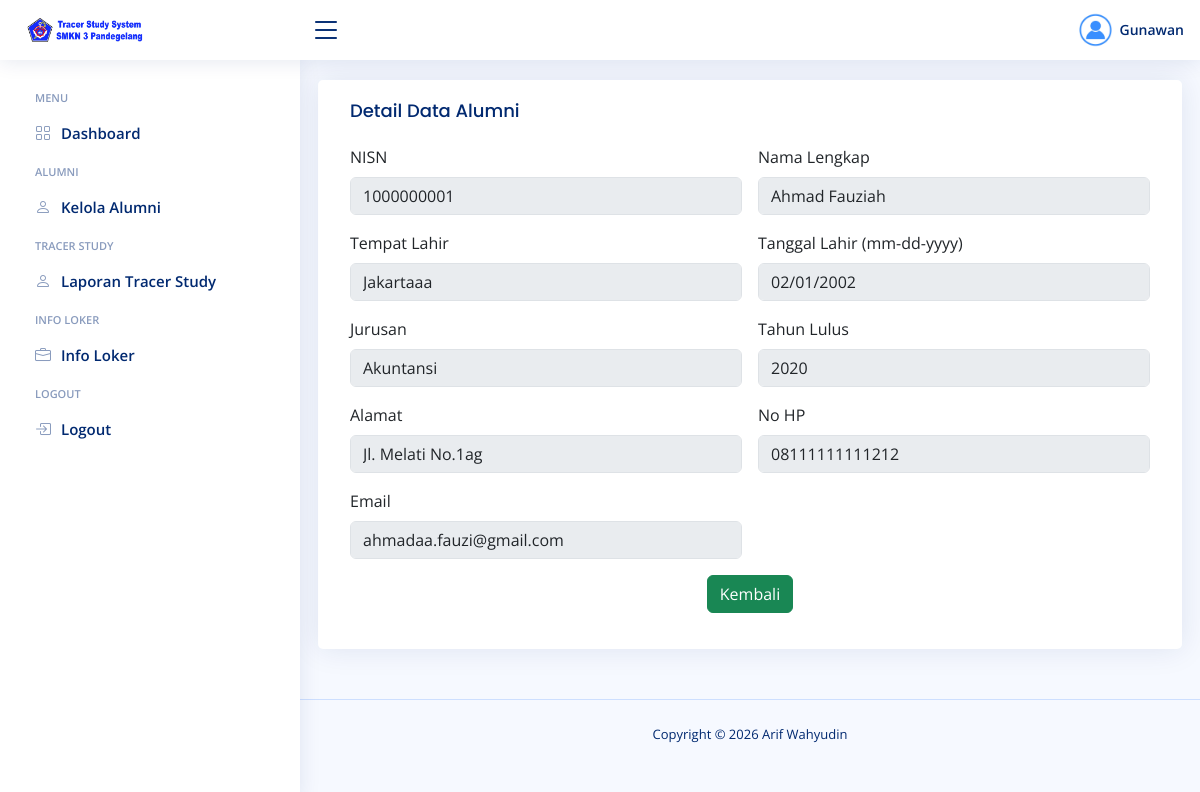
The app's page /admin/dashboard/?menu=detail-alumni&id_alumni=1 (signed in) with its own data.
### tables this page shows
CREATE TABLE `user` (
  `id_user` int NOT NULL AUTO_INCREMENT,
  `username` varchar(50) NOT NULL,
  `nama` varchar(100) DEFAULT NULL,
  `jabatan` varchar(100) DEFAULT NULL,
  `level` varchar(100) DEFAULT NULL,
  `email` varchar(100) NOT NULL,
  `password` varchar(255) NOT NULL,
  `foto_profil` varchar(100) DEFAULT NULL,
  `created_at` timestamp NOT NULL DEFAULT CURRENT_TIMESTAMP,
  `updated_at` timestamp NOT NULL DEFAULT CURRENT_TIMESTAMP ON UPDATE CURRENT_TIMESTAMP,
  PRIMARY KEY (`id_user`),
  UNIQUE KEY `username` (`username`),
  UNIQUE KEY `email` (`email`)
);

CREATE TABLE `alumni` (
  `id_alumni` int NOT NULL AUTO_INCREMENT,
  `nisn` varchar(50) NOT NULL,
  `nama_lengkap` varchar(100) DEFAULT NULL,
  `tempat_lahir` varchar(100) DEFAULT NULL,
  `tgl_lahir` date DEFAULT NULL,
  `tahun_lulus` int DEFAULT NULL,
  `jurusan` varchar(50) NOT NULL,
  `alamat` varchar(100) DEFAULT NULL,
  `no_hp` varchar(100) DEFAULT NULL,
  `email` varchar(100) NOT NULL,
  `password` varchar(255) NOT NULL,
  `foto_alumni` varchar(100) NOT NULL,
  `created_at` timestamp NOT NULL DEFAULT CURRENT_TIMESTAMP,
  `updated_at` timestamp NOT NULL DEFAULT CURRENT_TIMESTAMP ON UPDATE CURRENT_TIMESTAMP,
  `work` tinyint(1) DEFAULT '0',
  `reason` text,
  PRIMARY KEY (`id_alumni`),
  UNIQUE KEY `NISN` (`nisn`),
  UNIQUE KEY `email` (`email`)
);

### db/db_koneksi.php (called while the page is built, shortened)
<?php
class db_koneksi
{
    private $koneksi;
    function __construct()
    {
        $server = 'localhost';
        $username = 'root';
        $password = 'Yusnar12345*';
        $database = 'tracer_study';
        $this->koneksi = new mysqli($server, $username, $password, $database);
    }
    function select_user($id)
    {
        $stmt = $this->koneksi->prepare("SELECT * FROM user WHERE id_user = ?");
        $stmt->bind_param("i", $id);
        $stmt->execute();
        $result = $stmt->get_result();
        return $result->fetch_assoc();
    }
    function select_alumni($id)
    {
        $stmt = $this->koneksi->prepare("SELECT * FROM alumni WHERE id_alumni = ?");
        $stmt->bind_param("i", $id);
        $stmt->execute();
        $result = $stmt->get_result();
        return $result->fetch_assoc();
    }
}

### admin/dashboard/alumni/detail-alumni.php (the view)
<?php
$id = $_GET['id_alumni'];
$data = $con->select_alumni($id);
?>
<div class="card">
    <div class="card-body">
        <h5 class="card-title">Detail Data Alumni</h5>
        <form class="row g-3" method="post" action="alumni/proses/proses-edit-alumni.php?id=<?= $id ?>">
            <div class="col-md-6">
                <label for="nisn" class="form-label">NISN</label>
                <input type="text" class="form-control" id="nisn" name="nisn" maxlength="10"
                    value="<?php echo $data['nisn'] ?>" disabled>
            </div>
            <div class="col-md-6">
                <label for="nama_lengkap" class="form-label">Nama Lengkap</label>
                <input type="text" class="form-control" id="nama_lengkap" name="nama_lengkap"
                    value="<?php echo $data['nama_lengkap'] ?>" maxlength="50" pattern="^[A-Za-z ]+$" disabled>
            </div>
            <div class="col-md-6">
                <label for="tempat_lahir" class="form-label">Tempat Lahir</label>
                <input type="text" class="form-control" id="tempat_lahir" name="tempat_lahir"
                    value="<?php echo $data['tempat_lahir'] ?>" maxlength="50" pattern="^[A-Za-z ]+$" disabled>
            </div>
            <div class="col-md-6">
                <label for="tgl_lahir" class="form-label">Tanggal Lahir (mm-dd-yyyy)</label>
                <input type="date" class="form-control" id="tgl_lahir" name="tgl_lahir" placeholder="Tanggal Lahir"
                    value="<?php echo isset($_POST['tgl_lahir']) ? $_POST['tgl_lahir'] : htmlspecialchars($data['tgl_lahir']); ?>"
                    disabled>
            </div>
            <div class="col-md-6">
                <label for="jurusan" class="form-label">Jurusan</label>
                <input type="text" class="form-control" id="jurusan" name="jurusan"
                    value="<?php echo $data['jurusan'] ?>" maxlength="50" maxlength="50" disabled>
            </div>
            <div class="col-md-6">
                <label for="tahun_lulus" class="form-label">Tahun Lulus</label>
                <input type="text" class="form-control" id="tahun_lulus" name="tahun_lulus"
                    value="<?php echo $data['tahun_lulus'] ?>" maxlength="50" maxlength="4" pattern="^\d{4}$" disabled>
            </div>
            <div class="col-md-6">
                <label for="alamat" class="form-label">Alamat</label>
                <input type="text" class="form-control" id="alamat" name="alamat" value="<?php echo $data['alamat'] ?>"
                    maxlength="50" disabled>
            </div>
            <div class="col-md-6">
                <label for="no_hp" class="form-label">No HP</label>
                <input type="text" class="form-control" id="no_hp" name="no_hp" value="<?php echo $data['no_hp'] ?>"
                    maxlength="15" disabled>
            </div>
            <div class="col-md-6">
                <label for="email" class="form-label">Email</label>
                <input type="email" class="form-control" id="email" name="email" maxlength="30"
                    value="<?php echo $data['email'] ?>" disabled>
            </div>
            <div class="text-center">
                <a class="btn btn-success" href="?menu=data-alumni">Kembali</a>
            </div>
        </form>
    </div>
</div>

### admin/dashboard/layouts/header.php (shortened to what this page needs)
<?php
$id = $_SESSION['id_user'];
$data = $con->select_user($id);
?>
<header id="header" class="header fixed-top d-flex align-items-center">
  <div class="d-flex align-items-center justify-content-between">
    <a href="index.php" class="logo d-flex align-items-center">
      <span><img src="../../assets/img/logo_header.png" alt="" width="100%"> </span>
    </a>
    <i class="bi bi-list toggle-sidebar-btn"></i>
  </div>
  <nav class="header-nav ms-auto">
    <ul class="d-flex align-items-center">
      <li class="nav-item dropdown pe-3">
        <a class="nav-link nav-profile d-flex align-items-center pe-0" href="#" data-bs-toggle="dropdown">
          <?php
          if ($_SESSION['foto_profil'] == null) {
            echo '
                        <img src="../../assets/img/users/default.png" alt="Foto-Profile" class="rounded-circle">
                        <span class="ms-1 d-none d-md-inline-block">
                            ' . ucfirst($_SESSION['username']) . '<i class="mdi mdi-chevron-down"></i>
                        </span>';
          } else {
            echo '
                      <img src="../../assets/img/users/' . $data['foto_profil'] . '" alt="Foto-Profile" class="rounded-circle">
                      <span class="ms-1 d-none d-md-inline-block">
                          ' . ucfirst($_SESSION['username']) . '<i class="mdi mdi-chevron-down"></i>
                      </span>';
          }
          ?>
        </a>
      </li>
    </ul>
  </nav>
</header>

### assets/css/style.css (style rules this page uses)
:root { scroll-behavior: smooth; }
body { font-family: "Open Sans", sans-serif; background: #f6f9ff; color: #444444; }
a { color: #4154f1; text-decoration: none; }
h1, h2, h3, h4, h5, h6 { font-family: "Nunito", sans-serif; }
.card { margin-bottom: 30px; border: none; border-radius: 5px; box-shadow: 0px 0 30px rgba(1, 41, 112, 0.1); }
.card-title { padding: 20px 0 15px 0; font-size: 18px; font-weight: 500; color: #012970; font-family: "Poppins", sans-serif; }
.card-body { padding: 0 20px 20px 20px; }
.logo { line-height: 1; }
@media (min-width: 1200px) { .logo { width: 280px; } }
.logo img { max-height: 26px; margin-right: 6px; }
.logo span { font-size: 26px; font-weight: 700; color: #012970; font-family: "Nunito", sans-serif; }
.header { transition: all 0.5s; z-index: 997; height: 60px; box-shadow: 0px 2px 20px rgba(1, 41, 112, 0.1); background-color: #fff; padding-left: 20px; }
.header .toggle-sidebar-btn { font-size: 32px; padding-left: 10px; cursor: pointer; color: #012970; }
.header-nav ul { list-style: none; }
.header-nav>ul { margin: 0; padding: 0; }
.header-nav .nav-profile { color: #012970; }
.header-nav .nav-profile img { max-height: 36px; }
.header-nav .nav-profile span { font-size: 14px; font-weight: 600; }

### records on screen
user: foto_profil (placeholder picture)
alumni: nisn "1000000001", nama_lengkap "Ahmad Fauziah", tempat_lahir "Jakartaaa", tgl_lahir "02/01/2002", jurusan "Akuntansi", tahun_lulus "2020", alamat "Jl. Melati No.1ag", no_hp "08111111111212", email "ahmadaa.fauzi@gmail.com"

### other values on screen
$_SESSION['username'] "Gunawan"
